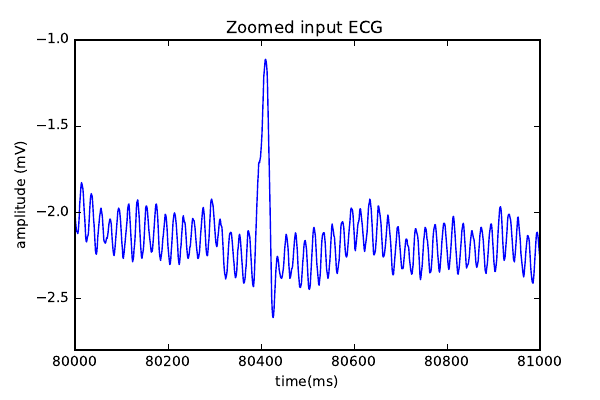

Reproduce this figure in Python.
import numpy as np
import matplotlib.pyplot as mpl

input=np.loadtxt('ecg.dat')
time=input[:,0]
input=input[:,1]
input=(input*2-4096)/500 //Gain of the data adquisition equipment


mpl.plot(time[80000:81000], input[80000:81000])
mpl.title('Zoomed input ECG ')
mpl.xlabel('time(ms)')
mpl.ylabel('amplitude (mV)')
mpl.savefig('zoomed_ecg.pdf')
